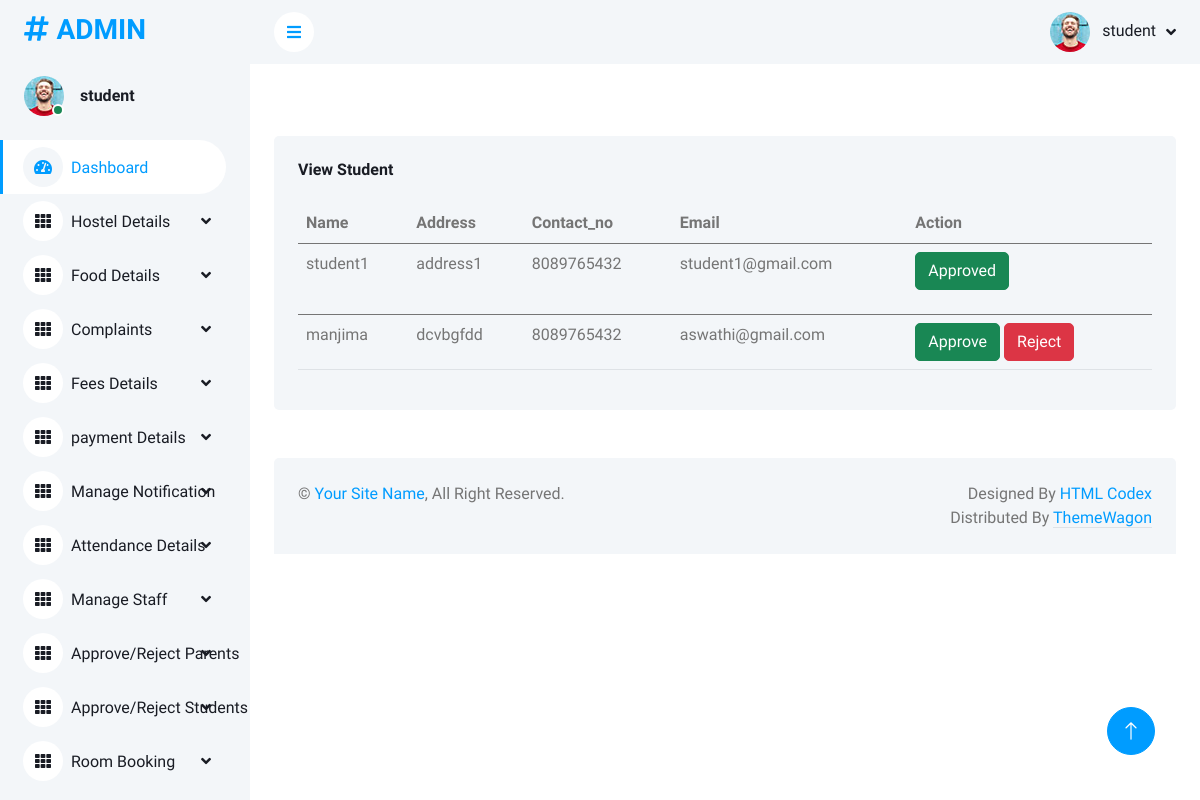
The page /viewstudent (signed in) on the database its author committed.
### app/models.py (models this page shows, shortened)
class Login(AbstractUser):
    is_parent = models.BooleanField(default=False)
    is_student = models.BooleanField(default=False)

class Student(models.Model):
    user = models.OneToOneField(Login, on_delete=models.CASCADE, primary_key=True, related_name='student')
    name = models.CharField(max_length=50)
    address = models.TextField()
    contact_no = models.IntegerField()
    email = models.EmailField()
    approval_status = models.BooleanField(default=0)
    image = models.ImageField(upload_to='profile', null=True)
    seen = models.BooleanField(default=False)

### app/adminviews.py (the view)
@login_required(login_url='accounts:login')
def view_student(request):
    data = Student.objects.all()
    return render(request, 'admin_temp/view_student.html', {'data': data})

### templates/admin_temp/view_student.html
<!DOCTYPE html>
{% extends 'admin_temp/admin_home.html' %}
{% block content %}
{% load static %}
<div class="col-12">
    <div class="bg-light rounded h-100 p-4">
        <h6 class="mb-4">View Student</h6>
        <div class="table-responsive">
            <table class="table">
                <thead>
                <tr>
                    <th scope="col">Name</th>
                    <th scope="col">Address</th>
                    <th scope="col">Contact_no</th>
                    <th scope="col">Email</th>
                    <th scope="col">Action</th>
                </tr>
                </thead>
                <tbody>
                {% for i in data %}
                <tr>
                    <td>{{i.name}}</td>
                    <td>{{i.address}}</td>
                    <td>{{i.contact_no}}</td>
                    <td>{{i.email}}</td>
                <td>
                {% if i.approval_status == 0 %}
                <a href="{% url 'approve_student' i.user_id %}"><button class="btn btn-success">Approve</button> </a>
                    <a href="{% url 'reject_student' i.user_id %}"><button class="btn btn-danger">Reject</button> </a>
                {% elif i.approval_status == True %}
                    <p class="btn btn-success">Approved</p>
                {% else %}
                    <p class="btn btn-danger">Rejected</p>
                {% endif %}
                </td>
                </tr>
                </tbody>
                {% endfor %}
            </table>
        </div>
    </div>
</div>
{% endblock %}

### templates/admin_temp/admin_home.html (shortened to what this page needs)
<!DOCTYPE html>
{% load static %}
<html lang="en">
<head>
    <link href="https://cdnjs.cloudflare.com/ajax/libs/font-awesome/5.10.0/css/all.min.css" rel="stylesheet">
    <link href="https://cdn.jsdelivr.net/npm/bootstrap-icons@1.4.1/font/bootstrap-icons.css" rel="stylesheet">
    <link href="{% static 'assets1/lib/owlcarousel/assets/owl.carousel.min.css' %}" rel="stylesheet">
    <link href="{% static 'assets1/lib/tempusdominus/css/tempusdominus-bootstrap-4.min.css' %}" rel="stylesheet" />
    <link href="{% static 'assets1/css/bootstrap.min.css' %}" rel="stylesheet">
    <link href="{% static 'assets1/css/style.css' %}" rel="stylesheet">
</head>
<body>
    <div class="container-xxl position-relative bg-white d-flex p-0">
        <div class="sidebar pe-4 pb-3">
            <nav class="navbar bg-light navbar-light">
                <a href="{% url 'admin_home' %}" class="navbar-brand mx-4 mb-3">
                    <h3 class="text-primary"><i class="fa fa-hashtag me-2"></i>ADMIN</h3>
                </a>
                <div class="d-flex align-items-center ms-4 mb-4">
                    <div class="position-relative">
                        <img class="rounded-circle" src="{% static 'assets1/img/user.jpg' %}" alt="" style="width: 40px; height: 40px;">
                        <div class="bg-success rounded-circle border border-2 border-white position-absolute end-0 bottom-0 p-1"></div>
                    </div>
                    <div class="ms-3">
                        <h6 class="mb-0">{{request.user}}</h6>
                    </div>
                </div>
                <div class="navbar-nav w-100">
                    <a href="{% url 'admin_home' %}" class="nav-item nav-link active"><i class="fa fa-tachometer-alt me-2"></i>Dashboard</a>
                    <div class="nav-item dropdown">
                        <a href="#" class="nav-link dropdown-toggle" data-bs-toggle="dropdown"><i class="fa fa-th me-2">
                        </i>Hostel Details</a>
                    </div>
                    <div class="nav-item dropdown">
                        <a href="#" class="nav-link dropdown-toggle" data-bs-toggle="dropdown"><i class="fa fa-th me-2">
                        </i>Food Details</a>
                    </div>
                    <div class="nav-item dropdown">
                        <a href="#" class="nav-link dropdown-toggle" data-bs-toggle="dropdown"><i class="fa fa-th me-2">
                        </i>Complaints</a>
                    </div>
                    <div class="nav-item dropdown">
                        <a href="#" class="nav-link dropdown-toggle" data-bs-toggle="dropdown"><i class="fa fa-th me-2">
                        </i>Fees Details</a>
                    </div>
                    <div class="nav-item dropdown">
                        <a href="#" class="nav-link dropdown-toggle" data-bs-toggle="dropdown"><i class="fa fa-th me-2">
                        </i>payment Details</a>
                    </div>
                    <div class="nav-item dropdown">
                        <a href="#" class="nav-link dropdown-toggle" data-bs-toggle="dropdown"><i class="fa fa-th me-2">
                        </i>Manage Notification</a>
                    </div>
                    <div class="nav-item dropdown">
                        <a href="#" class="nav-link dropdown-toggle" data-bs-toggle="dropdown"><i class="fa fa-th me-2">
                        </i>Attendance Details</a>
                        <div class="nav-item dropdown">
                        <a href="#" class="nav-link dropdown-toggle" data-bs-toggle="dropdown"><i class="fa fa-th me-2">
                        </i>Manage Staff</a>
                    </div>
                        <div class="nav-item dropdown">
                        <a href="#" class="nav-link dropdown-toggle" data-bs-toggle="dropdown"><i class="fa fa-th me-2">
                        </i>Approve/Reject Parents</a>
                    </div>
                         <div class="nav-item dropdown">
                        <a href="#" class="nav-link dropdown-toggle" data-bs-toggle="dropdown"><i class="fa fa-th me-2">
                        </i>Approve/Reject Students</a>
                    </div>
                         <div class="nav-item dropdown">
                        <a href="#" class="nav-link dropdown-toggle" data-bs-toggle="dropdown"><i class="fa fa-th me-2">
                        </i>Room Booking</a>
                    </div>
                </div>
                </div>
            </nav>
        </div>
        <div class="content">
            <nav class="navbar navbar-expand bg-light navbar-light sticky-top px-4 py-0">
                <a href="#" class="sidebar-toggler flex-shrink-0">
                    <i class="fa fa-bars"></i>
                </a>
                <div class="navbar-nav align-items-center ms-auto">
                    <div class="nav-item dropdown">
                        <a href="#" class="nav-link dropdown-toggle" data-bs-toggle="dropdown">
                            <img class="rounded-circle me-lg-2" src="{% static 'assets1/img/user.jpg' %}" alt="" style="width: 40px; height: 40px;">
                            <span class="d-none d-lg-inline-flex">{{request.user}}</span>
                        </a>
                    </div>
                </div>
            </nav>
            <div class="container-fluid pt-4 px-4">
            </div>
            <div class="container-fluid pt-4 px-4">
                <div class="row g-4">
                </div>
            </div>
            <div class="container-fluid pt-4 px-4">
                {% block content %}
                {% endblock %}
            </div>
            <div class="container-fluid pt-4 px-4">
                <div class="row g-4">
                </div>
            </div>
            <div class="container-fluid pt-4 px-4">
                <div class="bg-light rounded-top p-4">
                    <div class="row">
                        <div class="col-12 col-sm-6 text-center text-sm-start">
                            &copy; <a href="#">Your Site Name</a>, All Right Reserved.
                        </div>
                        <div class="col-12 col-sm-6 text-center text-sm-end">
                            Designed By <a href="https://htmlcodex.com">HTML Codex</a>
                        Distributed By <a class="border-bottom" href="https://themewagon.com" target="_blank">ThemeWagon</a>
                        </div>
                    </div>
                </div>
            </div>
        </div>
        <a href="#" class="btn btn-lg btn-primary btn-lg-square back-to-top"><i class="bi bi-arrow-up"></i></a>
    </div>
</body>
</html>

### static/assets1/css/style.css (style rules this page uses)
:root { --primary: #009CFF; --light: #F3F6F9; --dark: #191C24; }
.back-to-top { position: fixed; display: none; right: 45px; bottom: 45px; z-index: 99; }
.btn { transition: .5s; }
.btn.btn-primary { color: #FFFFFF; }
.btn-lg-square { width: 48px; height: 48px; }
.btn-square, .btn-sm-square, .btn-lg-square { padding: 0; display: inline-flex; align-items: center; justify-content: center; font-weight: normal; border-radius: 50px; }
.sidebar { position: fixed; top: 0; left: 0; bottom: 0; width: 250px; height: 100vh; overflow-y: auto; background: var(--light); transition: 0.5s; z-index: 999; }
.content { margin-left: 250px; min-height: 100vh; background: #FFFFFF; transition: 0.5s; }
@media (min-width: 992px) { .sidebar { margin-left: 0; } }
@media (min-width: 992px) { .content { width: calc(100% - 250px); } }
.sidebar .navbar .navbar-nav .nav-link { padding: 7px 20px; color: var(--dark); font-weight: 500; border-left: 3px solid var(--light); border-radius: 0 30px 30px 0; outline: none; }
.sidebar .navbar .navbar-nav .nav-link:hover, .sidebar .navbar .navbar-nav .nav-link.active { color: var(--primary); background: #FFFFFF; border-color: var(--primary); }
.sidebar .navbar .navbar-nav .nav-link i { width: 40px; height: 40px; display: inline-flex; align-items: center; justify-content: center; background: #FFFFFF; border-radius: 40px; }
.sidebar .navbar .navbar-nav .nav-link:hover i, .sidebar .navbar .navbar-nav .nav-link.active i { background: var(--light); }
.sidebar .navbar .dropdown-toggle::after { position: absolute; top: 15px; right: 15px; border: none; content: "\f107"; font-family: "Font Awesome 5 Free"; font-weight: 900; transition: .5s; }
.content .navbar .navbar-nav .nav-link { margin-left: 25px; padding: 12px 0; color: var(--dark); outline: none; }
.content .navbar .sidebar-toggler, .content .navbar .navbar-nav .nav-link i { width: 40px; height: 40px; display: inline-flex; align-items: center; justify-content: center; background: #FFFFFF; border-radius: 40px; }
.content .navbar .dropdown-toggle::after { margin-left: 6px; vertical-align: middle; border: none; content: "\f107"; font-family: "Font Awesome 5 Free"; font-weight: 900; transition: .5s; }

### rows shown on the page
Login: user "student"
Student: name "student1", address "address1", contact_no "8089765432", email "student1@gmail.com", approval_status "Approved"
Student: name "manjima", address "dcvbgfdd", contact_no "8089765432", email "aswathi@gmail.com", approval_status "Approve"
